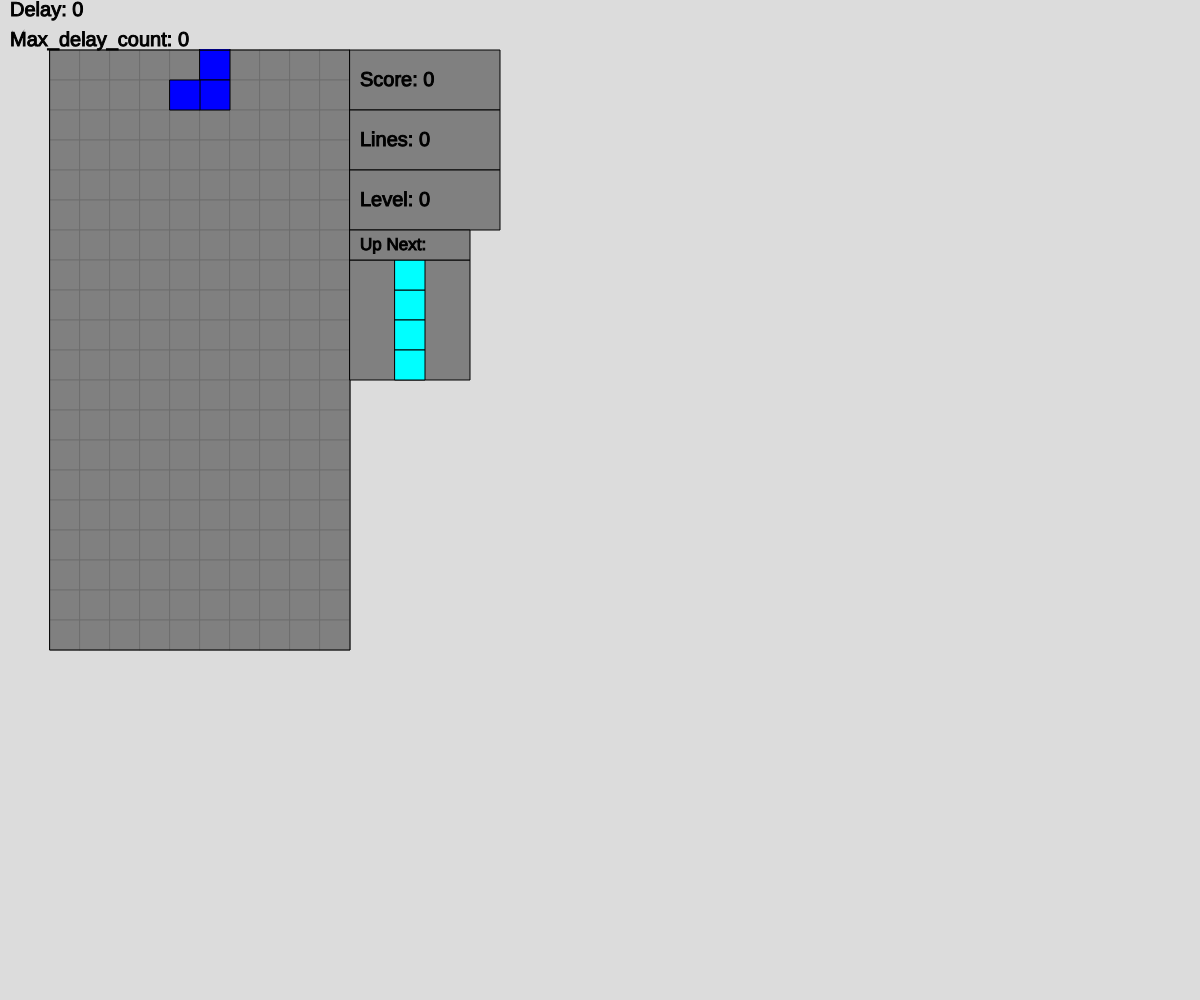
Frame 1 (no input)
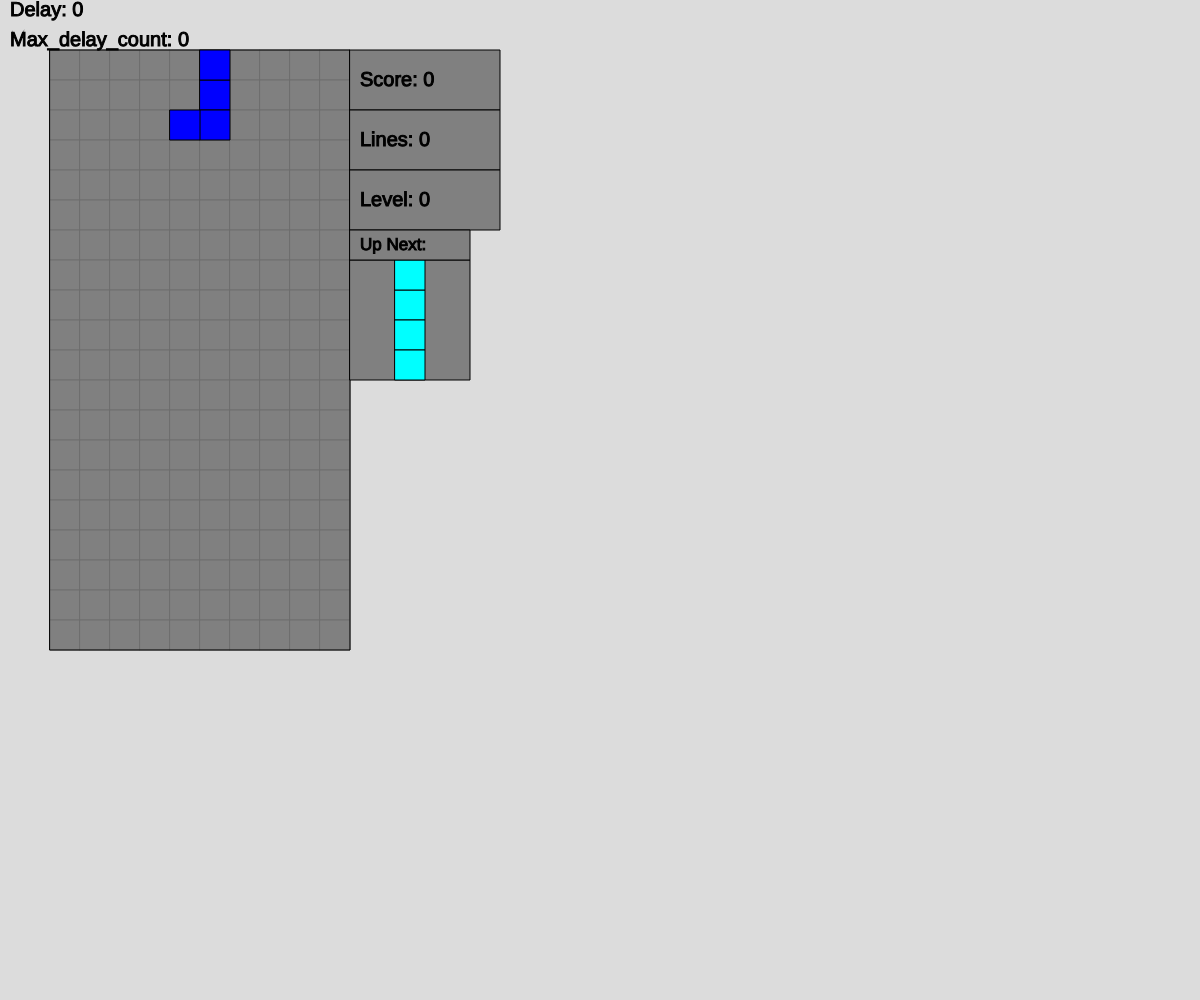
Frame 60 (no input)
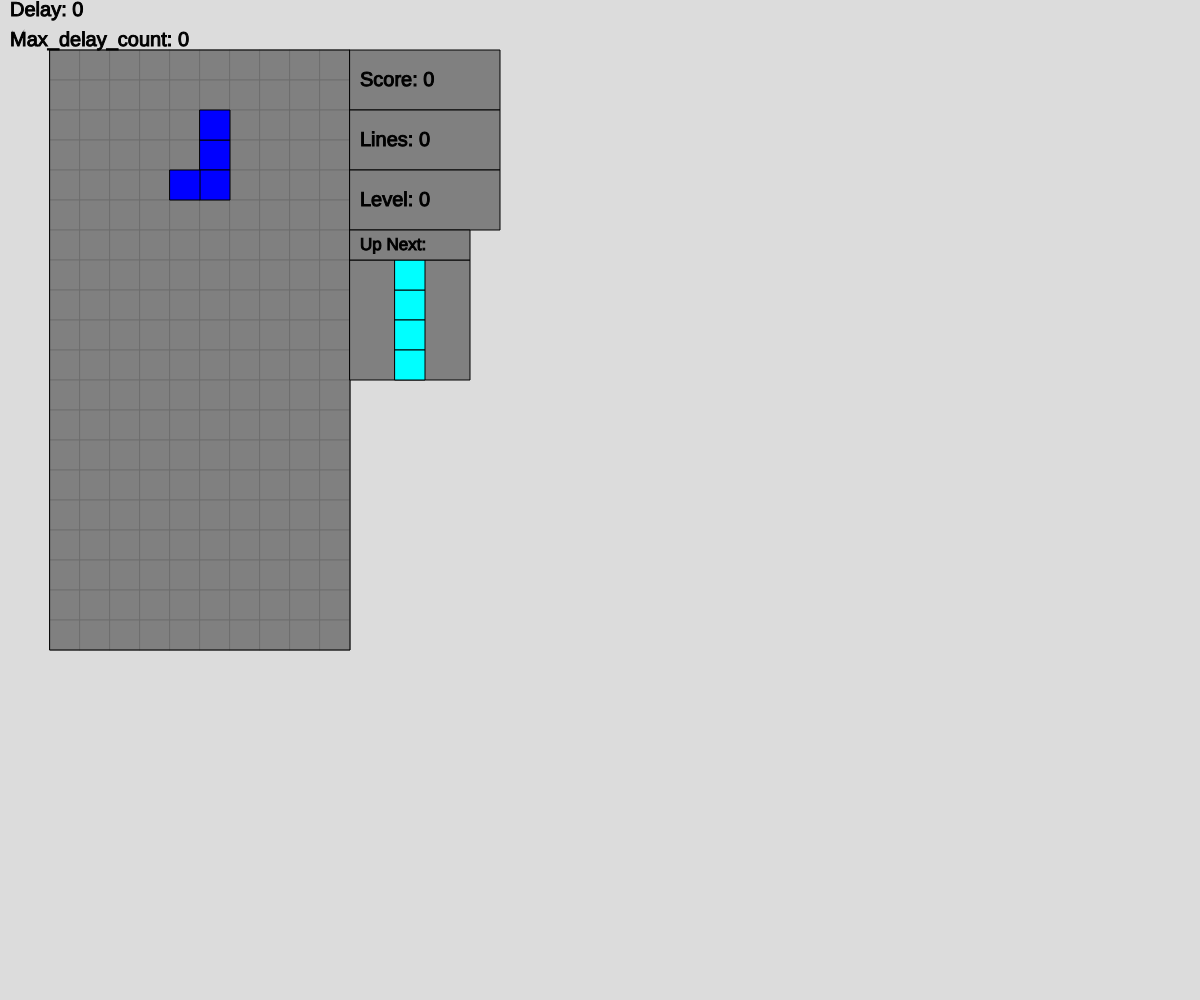
Frame 120 (the mouse pressed at the canvas centre since frame 60)

The p5.js sketch that drew these frames (run headless with seeded random() and noise() and a simulated clock; from frame 60 on, the mouse is pressed at the canvas centre):

// p5.js sketch
// ── sketch.js
/*Changes made 9/2

==GAMEPLAY CHANGES==

  -added hard-drop feature
    -added f keybind
    -made step() return true if collison
  
  -added lose/restart game button
    -esc keybind by default

  -lose now sets key to NaN so held keys wont restart game
  
  -added delay to cementing

==VISUAL CHANGES==

  -added rotation_block var to stop drawing the black rotation block

  -Changed colors to match official tetris colors

  -added color vars to change colors easily (could be used to implement settings)
    -background stroke color
    -board background color
    -window background color
    -board border color
  
  -added out of bounds cover to stop from the pieces being visible above the board
  
  -added boxes around guis
  
  -added lines and level vars
  
  -changed you lose pop up
*/
var board=[];

var peices=[
  [[0,1],[0,2],[0,-1]],//line
  [[1,0],[-1,0],[0,1]],//T
  [[1,0],[0,1],[1,1]],//Square
  [[0,1],[1,1],[0,-1]],//L
  [[0,1],[-1,1],[0,-1]],//reverse L
  [[-1,0],[0,1],[1,1]],//Z
  [[1,0],[0,1],[-1,1]]//reverse Z
]
var pool=[0,0,0,0,1,1,1,1,2,2,2,2,3,3,3,3,4,4,4,4,5,5,5,5,6,6,6,6];
var upcoming;
var upcoming_idx=0;

var cell_size=[30,30];
var cell_off=[50,50];

var step_time_base=500;//step time without drop, never altered.
var step_time_turbo=50;//step time with drop. never modified.
var step_time=500;//step time after difficulty mod.
var step_acc=0;
var delay = 0;
var delay_wait = 1
var max_delay = 5;
var max_delay_count = 0;

var drop_time=100;
var drop_acc=0;

var repeat_time=140;
var repeat_acc=0

var held_left=false;
var held_right=false;

var rot_left_keycode=38;
var rot_right_keycode=82;//r
var left_keycode=37;
var right_keycode=39;
var drop_keycode=40;
var hard_drop_keycode=70
var lose_keycode=27


//--VISUALS--
var rotation_block = false;
var background_stroke = [110,110,110]
var background_color = [128]
var window_background_color = [220]
var board_outline = [0]
var out_of_bounds_cover = true;
var colors=[
  ['cyan'],['purple'],[255,255,0],['orange'],['blue'],['red'],['lime']
]
//-----------

var difficulty_curve=0.8;//every stage, step_time is multiplied by this.
var stage_size=500;//how many points to advance a stage.

var current_peice={type:0,x:5,y:0,rot:0};
var score=0;
var scores = []
var score_names = []
var level = 0;
var lines = 0
var lost=false;
var crit_clear=false;//true if the last row clear cleared 4 rows
var turbo=false;//true if game is accelerated by holding down

function preload(){
  clearStorage()
}

function setup() {
  createCanvas(windowWidth, windowHeight);
  new_game();
}
function new_game(){
  delay = 0;
  generate_upcoming();
  board=[];
  for(var x=0;x<10;x++){
    var column=[];
    for(var y=0;y<20;y++){
      column.push(-1);
    }
    board.push(column);
  }
  score=0;
  level = 0;
  lines = 0;
  drop_next_peice();
}

function step(){
  
  current_peice.y++;
  if(collision_check()){
    
    current_peice.y--;
    if (delay <= delay_wait-1 && max_delay_count <max_delay)
    {
      delay++;
      max_delay_count++
    }else
    {
      max_delay_count = 0
      delay = 0;
      cement_peice()
      clear_rows();
      drop_next_peice();
      if(collision_check())
      {
        lost=true;
      }
      return true
    }
    
    
    
    
    
    
    return false;
  }else
  {
    
    delay = 0;
    //update step time
    var stage=floor(score/stage_size);
    step_time=step_time_base;
    for(var n=0;n<stage;n++){
    step_time*=difficulty_curve;
    
    return false;
  }
  
  
  }
  
}

function keyPressed(){
  var did_move = false;
  if(lost && keyCode == 32){
    new_game();
    lost=false;
  }
  switch(keyCode){
    case left_keycode:
      did_move = move_left();
      held_left=true;
      if (delay > 0 && did_move == true)
      {
        delay--;
      }
      break;
    case right_keycode:
      did_move = move_right();
      held_right=true;
      if (delay > 0 && did_move == true)
      {
        delay--;
      }
      break;
    case rot_left_keycode:
      rotate_left();
      break;
    case rot_right_keycode:
      rotate_right();
      break;
    case drop_keycode:
      turbo=true;
      break;
    case lose_keycode:
      lost = true;
      break;
    case hard_drop_keycode:
      hard_drop();
      break;
  }
}

function hard_drop()
{
  
  while(step()!= true){}
  
}

function keyReleased(){
  if(keyCode==drop_keycode){
    turbo=false;
  }else if(keyCode==left_keycode){
    held_left=false;
    repeat_acc=0;
  }else if(keyCode==right_keycode){
    held_right=false;
    repeat_acc=0;
  }
}

function move_left(){
      current_peice.x--;
      if(collision_check()){
        current_peice.x++;
        return false
      }
      return true
}
function move_right(){
      current_peice.x++;
      if(collision_check()){
        current_peice.x--;
        return false
      }
  return true
}
function rotate_left(){
      if(current_peice.type==2){
        return;
      }
      current_peice.rot++;
      if(current_peice.rot>3){
        current_peice.rot=0;
      }
      if(current_peice.type==0||current_peice.type==5||current_peice.type==6){
        if(current_peice.rot>1){
          current_peice.rot=0;
        }
      }
      if(collision_check()){
        current_peice.rot--;
        if(current_peice.rot<0){
          if(current_peice.type==0||current_peice.type==5||current_peice.type==6){
            current_peice.rot=1;
          }else{
            current_peice.rot=3;
          }
        }
      }
  
}
function rotate_right(){
      if(current_peice.type==2){
        return;
      }
      current_peice.rot--;
      if(current_peice.rot<0){
        if(current_peice.type==0||current_peice.type==5||current_peice.type==6){
          current_peice.rot=1;
        }else{
          current_peice.rot=3;
        }
      }
      if(collision_check()){
        current_peice.rot++;
        if(current_peice.rot>3){
          current_peice.rot=3;
        }
        if(current_peice.type==0||current_peice.type==5||current_peice.type==6){
          if(current_peice.rot>1){
            current_peice.rot=0;
          }
        }
      }
  
}

function draw() {
  level = floor(score/stage_size)
  if(!lost){
    drop_acc+=deltaTime;
    if(drop_acc>drop_time){
      drop_rows();
      drop_acc=0;
    }
    if(held_left&&!held_right){
      repeat_acc+=deltaTime;
      if(repeat_acc>repeat_time){
        move_left();
        repeat_acc=0;
      }
    }
    
    if(held_right&&!held_left){
      repeat_acc+=deltaTime;
      if(repeat_acc>repeat_time){
        move_right();
        repeat_acc=0;
      }
    }
    step_acc+=deltaTime;
    if(step_acc>step_time||turbo&&step_acc>step_time_turbo){
      step();
      step_acc=0;
    }
  }
  background(window_background_color);
  
  
  for(var x=0;x<10;x++){
    for(var y=0;y<20;y++){
      draw_board(x,y);
    }
  }
  //draw board outline
  push();
  noFill();
  stroke(board_outline)
  rect(cell_off[0],cell_off[1],cell_size[0]*10,cell_size[1]*20)
  pop();
  
  
  draw_upcoming();
  draw_current_peice();
  
  if (out_of_bounds_cover == true)
  {
    push()
    fill(window_background_color)
    noStroke();
    rect(cell_off[0],0,cell_size[0]*10,cell_off[1]-1)
    pop()
  }
  //boxes for score
  push();
  fill(background_color)
  stroke(0)
  rect(cell_off[0]+cell_size[0]*10,cell_off[1],cell_size[0]*5, cell_size[1]*2)
  rect(cell_off[0]+cell_size[0]*10,cell_off[1]+cell_size[1]*2,cell_size[1]*5,cell_size[0]*2)
  rect(cell_off[0]+cell_size[0]*10,cell_off[1]+cell_size[1]*4,cell_size[1]*5,cell_size[0]*2)
  
 rect(cell_off[0]+cell_size[0]*10,cell_off[1]+cell_size[1]*6,cell_size[1]*4,cell_size[0]*1)
  pop();
  
  stroke(0);
  noFill();
  textAlign(LEFT, CENTER)
  fill(0)
  textSize(17)
  text("Up Next:",cell_off[0]+cell_size[0]*10+10,cell_off[1]+cell_size[1]*6.5); 
  textSize(20)
  
  text("Lines: "+lines,cell_off[0]+cell_size[0]*10+10,cell_off[1]+cell_size[1]*3);
  text("Level: "+level,cell_off[0]+cell_size[0]*10+10,cell_off[1]+cell_size[1]*5);
  text("Score: "+score,cell_off[0]+cell_size[0]*10+10,cell_off[1]+cell_size[1]);
  text("Delay: " + delay, 10,10)
  text("Max_delay_count: " + max_delay_count, 10,40)
  
  //lost screen
  if(lost){
    key = NaN
    stroke(0);
    fill(50)
    rect(cell_off[0]+cell_size[0]*5-100,cell_off[1]+cell_size[1]*5-50,200,100)
   rect(cell_off[0]+cell_size[0]*5-100,cell_off[1]+cell_size[1]*8.5-50,200,200)
    fill(230)
    textSize(30)
    textAlign(CENTER, CENTER)
    noStroke()
    
    //lost screen text
    text("You Lose",cell_off[0]+cell_size[0]*5,cell_off[1]+cell_size[1]*5);
    textSize(15)
    fill(200)
    text("Press space to continue...",cell_off[0]+cell_size[0]*5,cell_off[1]+cell_size[1]*6);
    textAlign(CENTER, CENTER)
    text("Name:",cell_off[0]+cell_size[0]*5-50,cell_off[1]+cell_size[1]*7.3 )
    text("Score:",cell_off[0]+cell_size[0]*5+50,cell_off[1]+cell_size[1]*7.3 )
    //render dividers
    push();
    stroke(70)
      line(cell_off[0]+cell_size[0]*5,cell_off[1]+cell_size[1]*7.3, cell_off[0]+cell_size[0]*5,cell_off[1]+cell_size[1]*13.1)
    line(cell_off[0]+cell_size[0]*8,cell_off[1]+cell_size[1]*7.8, cell_off[0]+cell_size[0]*2,cell_off[1]+cell_size[1]*7.8)
    pop();
    //render scores and names
    var score_list_length = 5
    
    if (getItem('stored_scores') == null){
      scores = [1000, 500];
      score_names = ["bob", "john"]
      storeItem('stored_scores',scores)
      storeItem('stored_names',score_names)
      
    }else
    { 
      
    scores = getItem('stored_scores')
    score_names = getItem('stored_names')
    }
    var name = "cooper";
    var text_x = cell_off[0]+cell_size[0]*5-50
    var text_y = cell_off[1]+cell_size[1]*7.3 
    var text_x2 = cell_off[0]+cell_size[0]*5+50
    //set scores and names
    for (var i = 0; i < scores.length; i++)
    {
      if (score >= scores[i])
      {
        scores.splice(i, 0, score)
        score_names.splice(i, 0, name)
      }
    }
    
    //display scores and names
    for (var i = 0; i < score_list_length; i++)
    {
      
      text(score_names[i], text_x,text_y+(cell_size[1]-5*i)*((i+1)/1))
      text(scores[i], text_x2,text_y+(cell_size[1]-5*i)*((i+1)/1))
    }
    
  }
}

function draw_board(x,y){
  
  var cell_pos=[cell_off[0]+x*cell_size[0],cell_off[1]+y*cell_size[1]];
  if(board[x][y]==-1){
      stroke(background_stroke)
      //noStroke();
      fill(background_color);
  }
  else if(board[x][y]>=0&&board[x][y]<pool.length){
    //noStroke();
    stroke(0);
    fill(colors[board[x][y]]);
  }else{
    stroke(0);
    fill(255,0,0);
  }
  
  rect(cell_pos[0],cell_pos[1],cell_size[0],cell_size[1]);
}

function draw_upcoming(){
  push();
  stroke(0)
  fill(background_color)
  rect(cell_off[0]+cell_size[0]*10,cell_off[1]+cell_size[1]*7,cell_size[1]*4,cell_size[0]*4)
  pop();
  var next=get_next_peice();
  draw_peice(next,cell_off[0]+cell_size[0]/2+cell_size[0]*11,cell_off[1]+cell_size[1]*8,0);
}

function draw_current_peice(){
  var cell_pos=[cell_off[0]+current_peice.x*cell_size[0],cell_off[1]+current_peice.y*cell_size[1]];
  draw_peice(current_peice.type,cell_pos[0],cell_pos[1],current_peice.rot);
}

function draw_peice(type,x,y,rot){
  //noStroke();
  stroke(0);
  fill(colors[type]);
  rect(x,y,cell_size[0],cell_size[1]);
  for(var n=0;n<peices[type].length;n++){
    switch(rot){
      case 0:
        rect(x+peices[type][n][0]*cell_size[0], y+peices[type][n][1]*cell_size[1], cell_size[0],cell_size[1]);
        break;
      case 1:
        rect(x+-peices[type][n][1]*cell_size[0], y+peices[type][n][0]*cell_size[1], cell_size[0],cell_size[1]);
        break;
      case 2:
        rect(x+-peices[type][n][0]*cell_size[0], y+-peices[type][n][1]*cell_size[1], cell_size[0],cell_size[1]);
        break;
      case 3:
        rect(x+peices[type][n][1]*cell_size[0], y+-peices[type][n][0]*cell_size[1], cell_size[0],cell_size[1]);
        break;
    }
  }
  if (rotation_block)
  {
    fill(0);
  rect(x+cell_size[0]/4,y+cell_size[1]/4,cell_size[0]/2,cell_size[1]/2);
  }
  
}

//clears a row if full
function clear_rows(){
  var num_clear=0;
  for(var row=0;row<20;row++){
    if(is_row_full(row)){
      for(var x=0;x<10;x++){
        board[x][row]=-1;
      }
      num_clear+=1;
    }
  }
  if(num_clear>=4){
    score+=800;
    
    if(crit_clear){
      score+=400;
      
    }
    crit_clear=true;
  }else{
    score+=100*num_clear;
    
    crit_clear=false;
  }
  if (num_clear > 0)
  {
    lines+= num_clear
  }
}

function is_row_full(row){
  for(var n=0;n<10;n++){
    if(board[n][row]==-1){
      return false;
    }
  }
  return true;
}

function is_row_clear(row){
  for(var n=0;n<10;n++){
    if(board[n][row]!=-1){
      return false;
    }
  }
  return true;
}

//drops rows, if necessary
function drop_rows(){
  var found_clear=false;
  for(var row=19;row>=0;row--){
    if(is_row_clear(row)&&!found_clear){
      found_clear=true;
    }
    if(found_clear){
      if(row==0){
        for(x=0;x<10;x++){
          board[x][row]=-1;
        }
      }
      else{
        for(x=0;x<10;x++){
          board[x][row]=board[x][row-1];
        }
      }
    }
  }
}

//returns true if colliding
function collision_check(){
  if(current_peice.x<0||current_peice.x>=10||current_peice.y<0||current_peice.y>=20||board[current_peice.x][current_peice.y]!=-1){
    return true;
  }
  for(var n=0;n<peices[current_peice.type].length;n++){
    var tile_pos=find_tile(n);
    if(tile_pos[0]<0 || tile_pos[0]>=10 || tile_pos[1]>=20 || (tile_pos[1]>0 && board[tile_pos[0]][tile_pos[1]]!=-1)){
      return true;
    }
  }
  return false;
}

function cement_peice(){
  board[current_peice.x][current_peice.y]=current_peice.type;
  for(var n=0;n<peices[current_peice.type].length;n++){
    var tile_pos=find_tile(n);
    board[tile_pos[0]][tile_pos[1]]=current_peice.type;
  }
}
//finds the board position of tile idx of the current peice
function find_tile(idx){
  var tile_pos=peices[current_peice.type][idx].slice();
    switch(current_peice.rot){
      case 0:
        //nothing needed
        break;
      case 1:
        tile_pos=[-tile_pos[1],tile_pos[0]];
        break;
      case 2:
        tile_pos=[-tile_pos[0],-tile_pos[1]];
        break;
      case 3:
        tile_pos=[tile_pos[1],-tile_pos[0]];
        break;
    }
    tile_pos[0]+=current_peice.x;
    tile_pos[1]+=current_peice.y;
  return tile_pos;
}

function drop_next_peice(){
  current_peice.type=get_next_peice();
  current_peice.x=5;
  current_peice.y=0;
  current_peice.rot=0;
  upcoming_idx++;
}

function generate_upcoming(){
  upcoming=pool.slice();
  for(var n=0;n<100;n++){
    var a=floor(random(0,pool.length));
    var b=floor(random(0,pool.length));
    var temp=upcoming[a];
    upcoming[a]=upcoming[b];
    upcoming[b]=temp;
  }
}
function get_next_peice(){
  if(upcoming_idx>=pool.length){
    upcoming_idx=0;
    generate_upcoming();
  }
  return upcoming[upcoming_idx];
}
